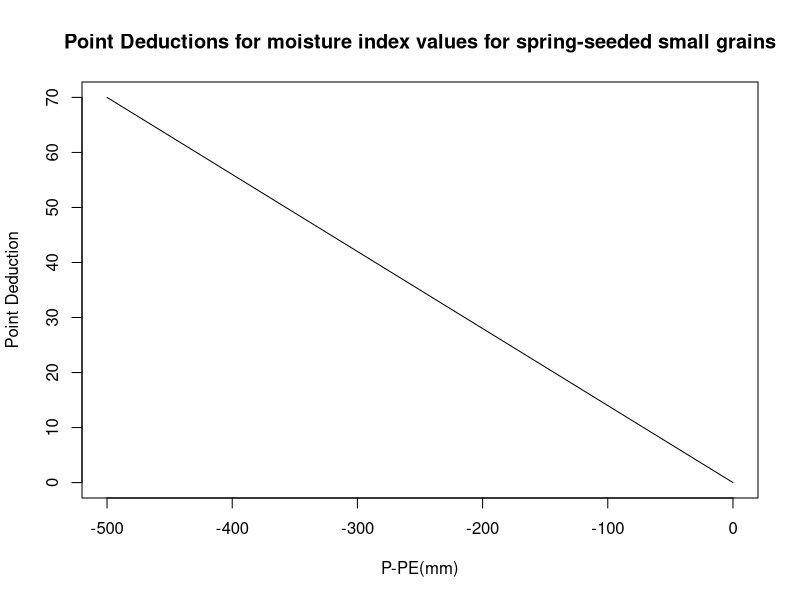
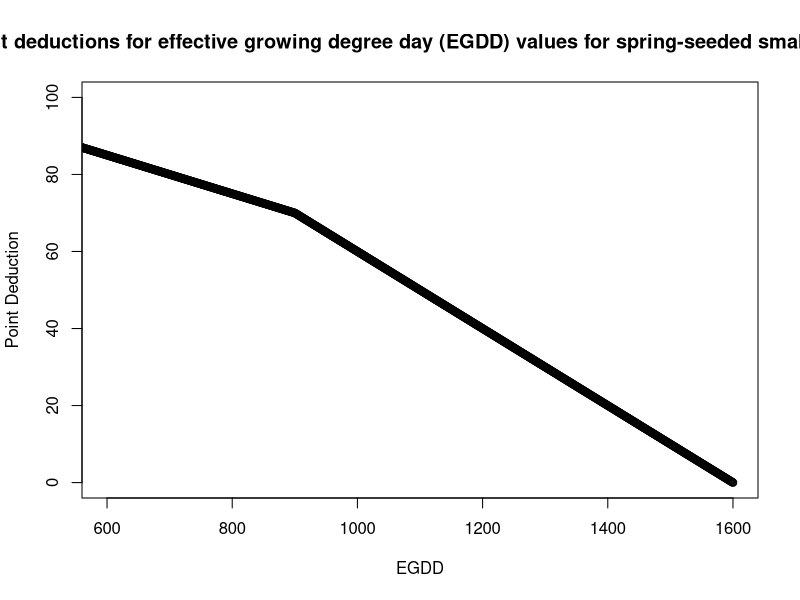
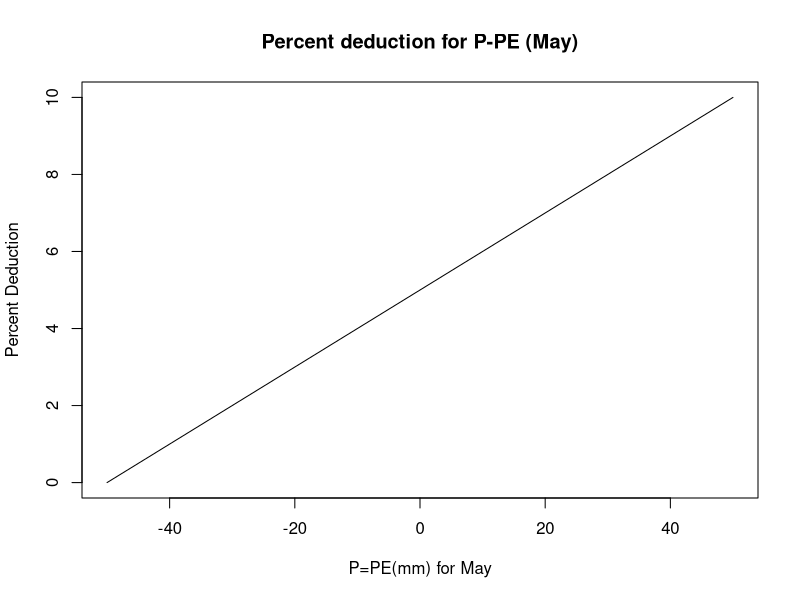
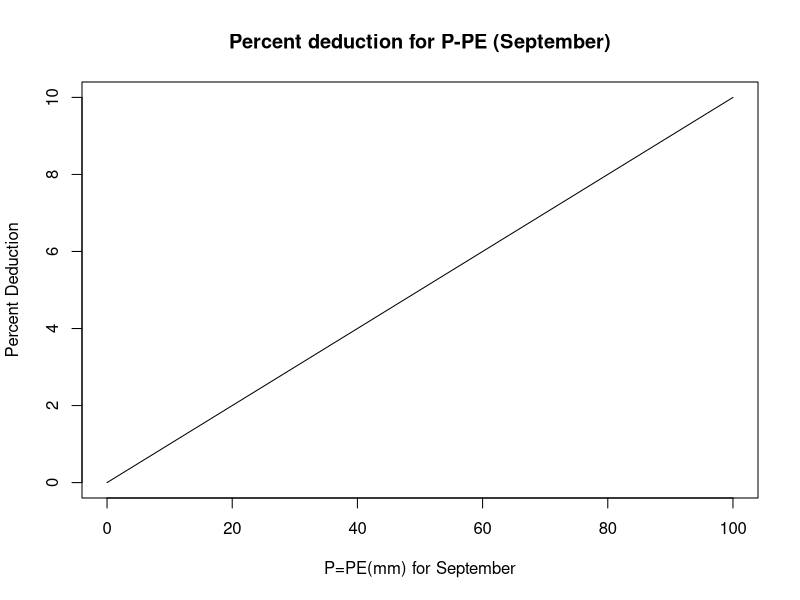
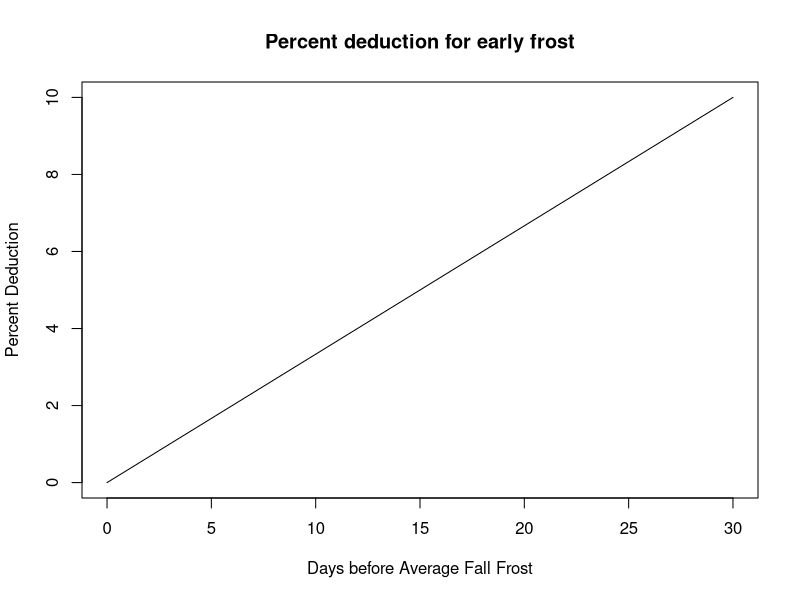
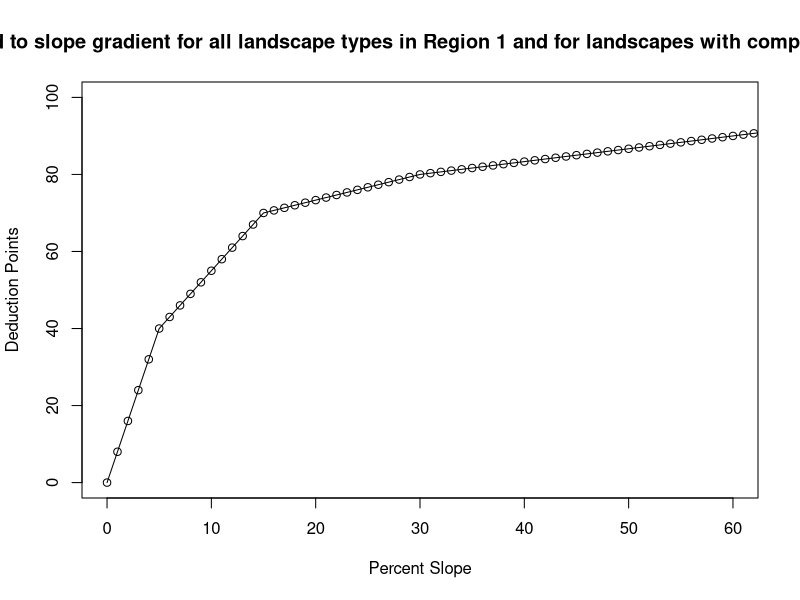
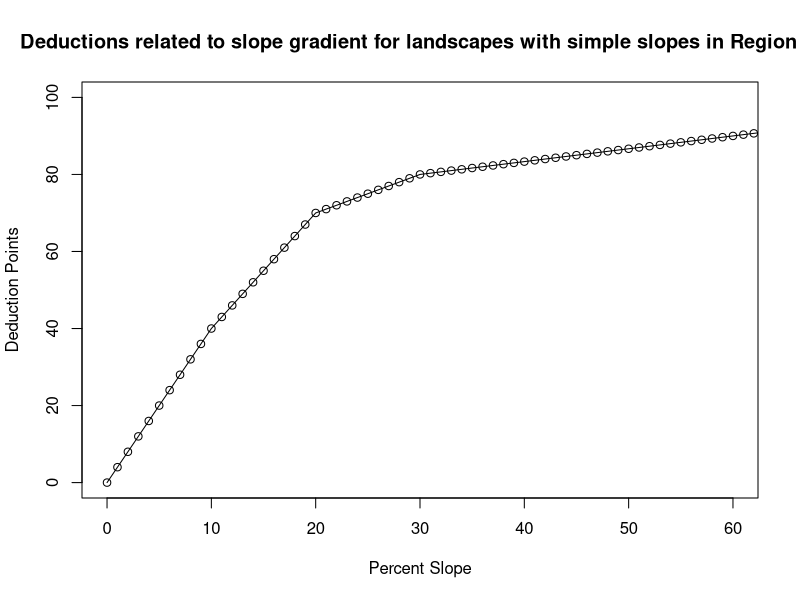
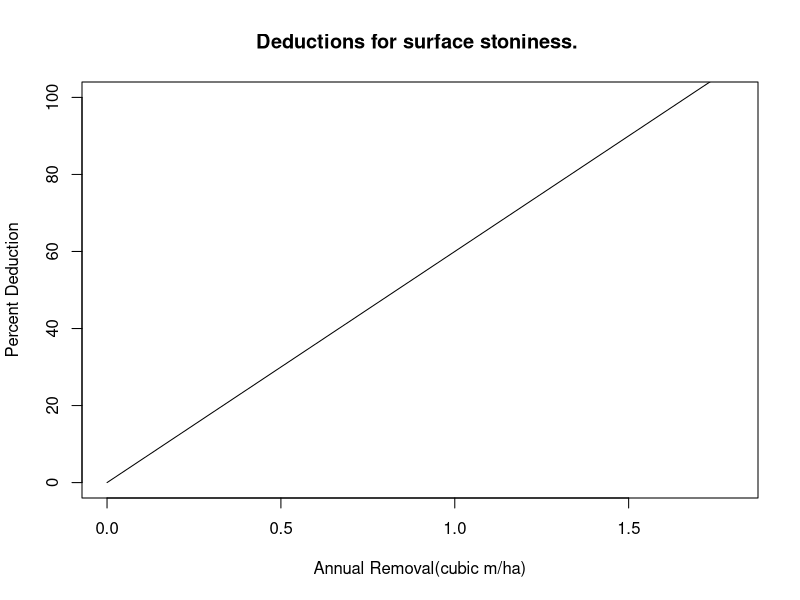

Reproduce these figures in R, in order.
# Title     : Land Suitability Rating System For Agricultural Crops
# Objective : To plot the graphs from the Land Suitability Rating System for Agricultural Crops in R
# Created by: Thomas Curtis
# Created on: 2020-01-17

#Figure 3.1: Point Deductions for moisture index values for spring-seeded small grains
pointDeductions_moistureIndexValues <- function(x){(70*x)/(-500)}
plot(pointDeductions_moistureIndexValues,xlim=c(-500,0),ylim=c(0,70),main="Point Deductions for moisture index values for spring-seeded small grains",ylab="Point Deduction",xlab="P-PE(mm)")

#Figure 3.2: Point deductions for effective growing degree day (EGDD) values for spring-seeded small grains.
pointDeductions_EGDD <- data.frame(x=1:1600,y=0)
for(x in 1:1600){
  if(pointDeductions_EGDD$x[x]<900) {
    pointDeductions_EGDD$y[x] <- -0.05*x + 115
  }else{
    pointDeductions_EGDD$y[x] <- -0.10*x + 160.00
  }
}
plot(pointDeductions_EGDD,xlim=c(600,1600),ylim=c(0,100),main="Point deductions for effective growing degree day (EGDD) values for spring-seeded small grains.",ylab="Point Deduction",xlab="EGDD")

#Figure 3.3: Percent defuction for P-PE (May)
percentDeduction_PPE_May <- function(x){(5*x)/50+5}
plot(percentDeduction_PPE_May,xlim=c(-50,50),ylim=c(0,10),main="Percent deduction for P-PE (May)",ylab="Percent Deduction",xlab="P=PE(mm) for May")

#Figure 3.4: Percent deduction for P-PE (September)
percentDeduction_PPE_September <- function(x){(10*x)/100}
plot(percentDeduction_PPE_September,xlim=c(0,100),ylim=c(0,10),main="Percent deduction for P-PE (September)",ylab="Percent Deduction",xlab="P=PE(mm) for September")

#Figure 3.5 Percent deduction for early frost.
percentDeduction_earlyFrost <- function(x){(10*x)/30}
plot(percentDeduction_earlyFrost,xlim=c(0,30),ylim=c(0,10),main="Percent deduction for early frost",ylab="Percent Deduction",xlab="Days before Average Fall Frost")

#Figure 6.2: Deductions related to slope gradient for all landscape types in Region 1 and for landscapes with complex slopes in Region 2.
pointDeductions_complexSlope <- data.frame(x=0:100,y=0)
for(x in 1:100){
  i <- x-1
  if(pointDeductions_complexSlope$x[x]<5) {
    pointDeductions_complexSlope$y[x] <- 8*i
  }else if(pointDeductions_complexSlope$x[x]<15){
    pointDeductions_complexSlope$y[x] <- 3*i+25
  }else if(pointDeductions_complexSlope$x[x]<30){
    pointDeductions_complexSlope$y[x] <- 2*i/3+60
  }else{
    pointDeductions_complexSlope$y[x] <- i/3+70
  }
}
plot(pointDeductions_complexSlope,xlim=c(0,60),ylim=c(0,100),main="Deductions related to slope gradient for all landscape types in Region 1 and for landscapes with complex slopes in Region 2.",ylab="Deduction Points",xlab="Percent Slope")
lines(pointDeductions_complexSlope)

#Figure 6.3: Deductions related to slope gradient for landscapes with simple slopes in Region 2.
pointDeductions_simpleSlope <- data.frame(x=0:100,y=0)
for(x in 1:100){
  i <- x-1
  if(pointDeductions_simpleSlope$x[x]<10){
    pointDeductions_simpleSlope$y[x] <- 4*i
  }else if(pointDeductions_simpleSlope$x[x]<20){
    pointDeductions_simpleSlope$y[x] <- 3*i+10
  }else if(pointDeductions_simpleSlope$x[x]<30){
    pointDeductions_simpleSlope$y[x] <- i+50
  }else{
    pointDeductions_simpleSlope$y[x] <- i/3+70
  }
}
plot(pointDeductions_simpleSlope,xlim=c(0,60),ylim=c(0,100),main="Deductions related to slope gradient for landscapes with simple slopes in Region 2.",ylab="Deduction Points",xlab="Percent Slope")
lines(pointDeductions_simpleSlope)

#Figure 6.4 Deductions for surface stoniness.
percentDeduction_surfaceStoniness <- function(x){60*x}
plot(percentDeduction_surfaceStoniness,xlim=c(0,1.8),ylim=c(0,100),main="Deductions for surface stoniness. ",ylab="Percent Deduction",xlab="Annual Removal(cubic m/ha)")

#Figure 6.5 Deductions for coarse fragment (gravel) content.
percentDeduction_coarseFragmentContent <- data.frame(x=10:50,y=0)
for(x in 10:50){
  i <- x-9
  if(percentDeduction_coarseFragmentContent$x[i]<30){
    percentDeduction_coarseFragmentContent$y[i] <- 3*x/4-7.5
  }else{
    percentDeduction_coarseFragmentContent$y[i] <- x/2
  }
}
plot(percentDeduction_coarseFragmentContent,xlim=c(0,60),ylim=c(0,25),main="Deductions for coarse fragment (gravel) content.",ylab="Percent Deduction",xlab="Coarse Frament Content(% vol")
lines(percentDeduction_coarseFragmentContent)

#Figure A.1 Daylength factor for latitudes north of 49° N
daylengthFactor_degreesNLatitude <- data.frame(x=49:62)
for(x in 49:62){
  i <- x-48
  if(daylengthFactor_degreesNLatitude$x[i]<50){
    daylengthFactor_degreesNLatitude$y[i] <- x/125+76/125
  }else if(daylengthFactor_degreesNLatitude$x[i]<52){
    daylengthFactor_degreesNLatitude$y[i] <- 3*x/500+177/250
  }else if(daylengthFactor_degreesNLatitude$x[i]<54){
    daylengthFactor_degreesNLatitude$y[i] <- x/125+151/250
  }else if(daylengthFactor_degreesNLatitude$x[i]<56){
    daylengthFactor_degreesNLatitude$y[i] <- 11*x/1000+221/500
  }else if(daylengthFactor_degreesNLatitude$x[i]<58){
    daylengthFactor_degreesNLatitude$y[i] <- 3*x/200+109/500
  }else if(daylengthFactor_degreesNLatitude$x[i]<60){
    daylengthFactor_degreesNLatitude$y[i] <- 3*x/125-38/125
  }else if(daylengthFactor_degreesNLatitude$x[i]<61){
    daylengthFactor_degreesNLatitude$y[i] <- 11*x/250-188/125
  }else{
    daylengthFactor_degreesNLatitude$y[i] <- 118/100
  }
}
plot(daylengthFactor_degreesNLatitude,xlim=c(49,62),ylim=c(1,1.2),main="Daylength factor for latitudes north of 49° N",ylab="Daylight Factor",xlab="Degrees N Latitude")
lines(daylengthFactor_degreesNLatitude)

